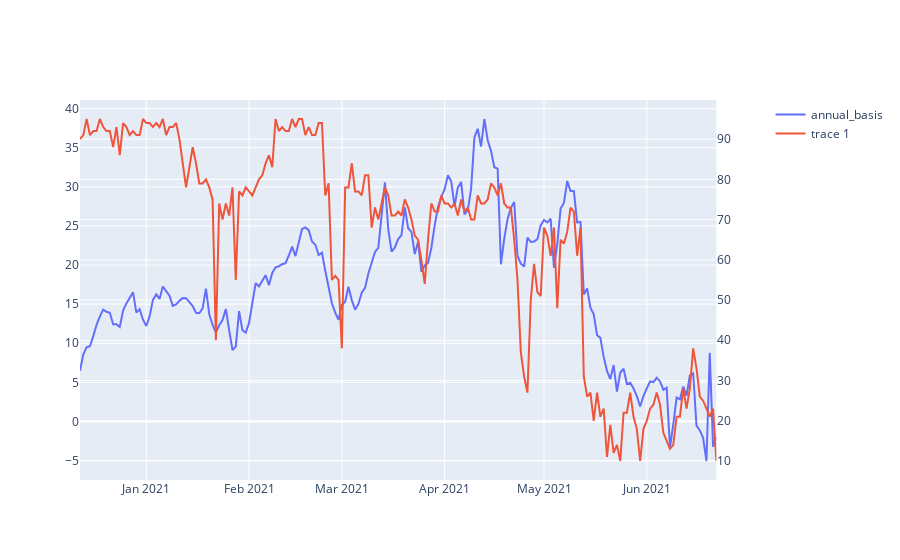

The notebook cell saved with this chart:
### Code cell
basis_210625 = pd.read_csv('.\edav_onchaindata\ 210625 .csv')
basis_210625["date"] = pd.to_datetime(basis_210625["date"])


fig = make_subplots(specs=[[{"secondary_y": True}]])


fig.add_trace(
    go.Scatter(x=basis_210625["date"], y=basis_210625["annual_basis"], name="annual_basis"),
   secondary_y=False
)


fig.add_trace(
    go.Scatter(x=basis_210625["date"], y=basis_210625["fear"]),
    secondary_y=True
)


fig.show()

### Figure 1 — Plotly figure (JSON) as saved in the notebook; plotly's stock layout.template omitted (floating-point values rounded to 4 significant figures; data arrays with more than 128 entries replaced by an {"elided": "..."} marker saying what was removed)
{"data": [{"name": "annual_basis", "type": "scatter", "x": {"elided": "193 str values"}, "xaxis": "x", "y": {"elided": "193 float values"}, "yaxis": "y"}, {"type": "scatter", "x": {"elided": "193 str values"}, "xaxis": "x", "y": {"elided": "193 int values"}, "yaxis": "y2"}], "layout": {"xaxis": {"anchor": "y", "domain": [0, 0.94]}, "yaxis": {"anchor": "x", "domain": [0, 1]}, "yaxis2": {"anchor": "x", "overlaying": "y", "side": "right"}}}
